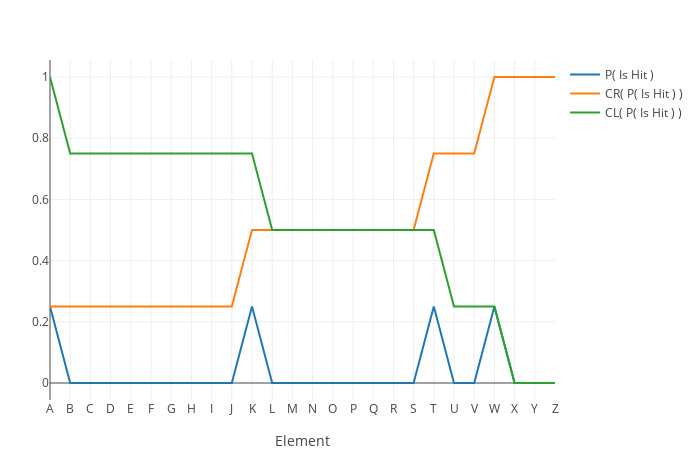

Notebook source saved alongside this figure:
### Code cell
is_h_p = is_h / sum(is_h)

is_h_p_cr = cumsum(is_h_p)

is_h_p_cl = cumulate_sum_reverse(is_h_p)

plot(
    [
        scatter(name = "P( Is Hit )", y = is_h_p),
        scatter(name = "CR( P( Is Hit ) )", y = is_h_p_cr),
        scatter(name = "CL( P( Is Hit ) )", y = is_h_p_cl),
    ],
    Layout(xaxis = xaxis),
)

### Figure 1 — Plotly figure (JSON) as saved in the notebook; plotly's stock layout.template omitted (floating-point values rounded to 4 significant figures)
{"data": [{"name": "P( Is Hit )", "type": "scatter", "y": [0.25, 0, 0, 0, 0, 0, 0, 0, 0, 0, 0.25, 0, 0, 0, 0, 0, 0, 0, 0, 0.25, 0, 0, 0.25, 0, 0, 0]}, {"name": "CR( P( Is Hit ) )", "type": "scatter", "y": [0.25, 0.25, 0.25, 0.25, 0.25, 0.25, 0.25, 0.25, 0.25, 0.25, 0.5, 0.5, 0.5, 0.5, 0.5, 0.5, 0.5, 0.5, 0.5, 0.75, 0.75, 0.75, 1, 1, 1, 1]}, {"name": "CL( P( Is Hit ) )", "type": "scatter", "y": [1, 0.75, 0.75, 0.75, 0.75, 0.75, 0.75, 0.75, 0.75, 0.75, 0.75, 0.5, 0.5, 0.5, 0.5, 0.5, 0.5, 0.5, 0.5, 0.5, 0.25, 0.25, 0.25, 0, 0, 0]}], "layout": {"autosize": false, "height": 450, "margin": {"b": 50, "l": 50, "r": 50, "t": 60}, "width": 700, "xaxis": {"autorange": true, "range": [0, 25], "ticktext": ["A", "B", "C", "D", "E", "F", "G", "H", "I", "J", "K", "L", "M", "N", "O", "P", "Q", "R", "S", "T", "U", "V", "W", "X", "Y", "Z"], "tickvals": [0, 1, 2, 3, 4, 5, 6, 7, 8, 9, 10, 11, 12, 13, 14, 15, 16, 17, 18, 19, 20, 21, 22, 23, 24, 25, 26], "title": {"text": "Element"}}, "yaxis": {"autorange": true, "range": [-0.05556, 1.056], "type": "linear"}}}
